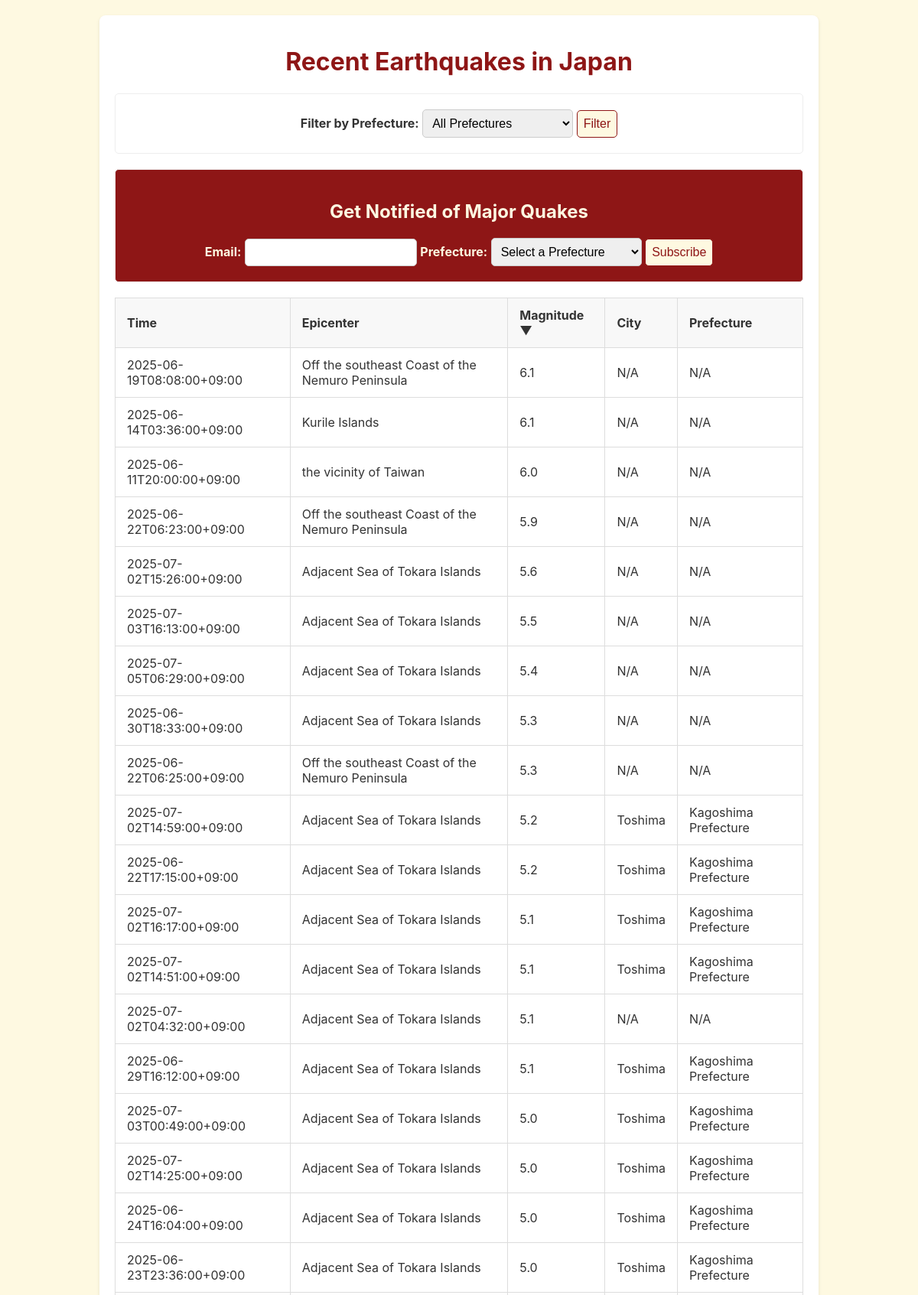
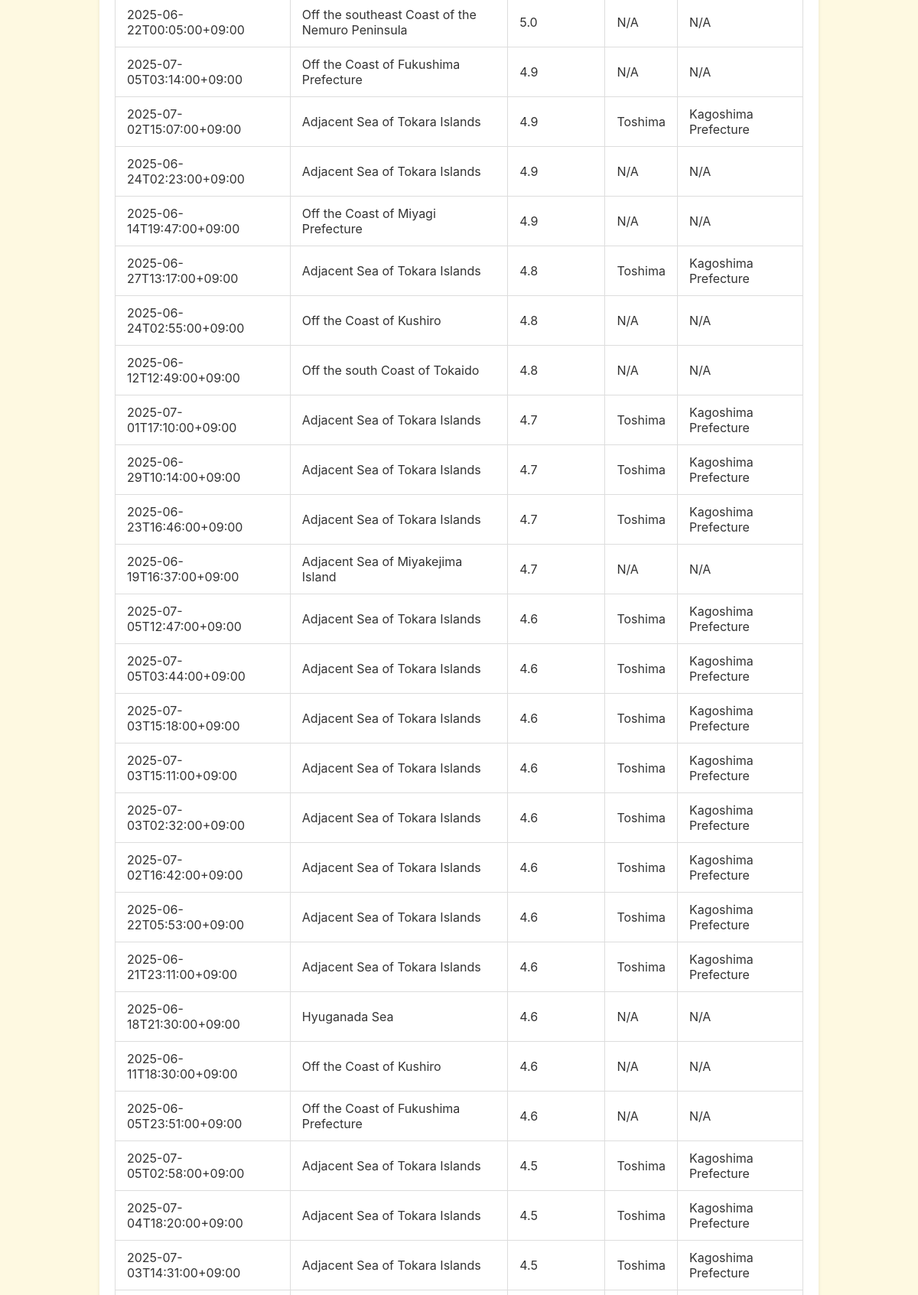
/?sort_by=magnitude&order=desc (upper part), run on the app's committed database (2 pictures, top to bottom).
### tables this page shows
CREATE TABLE earthquakes(
            event_id TEXT PRIMARY KEY,
            time TEXT,
            epicenter_name TEXT,
            magnitude REAL,
            latitude REAL,
            longitude REAL,
            city TEXT,
            prefecture TEXT
        );

### app.py (the view)
@app.route('/')
def index():
    selected_prefecture = request.args.get('prefecture')
    sort_by = request.args.get('sort_by', 'time') # Default sort is by time
    order = request.args.get('order', 'desc') # Default order is descending
    allowed_sort_columns = ['time', 'epicenter_name', 'magnitude', 'city', 'prefecture']
    if sort_by not in allowed_sort_columns:
        sort_by = 'time'
    if order not in ['asc', 'desc']:
        order = 'desc'
    conn = get_db_connection()
    prefectures = conn.execute("SELECT DISTINCT prefecture FROM earthquakes WHERE prefecture != 'N/A' ORDER BY prefecture").fetchall()
    query = 'SELECT * FROM earthquakes'
    params = []
    if selected_prefecture and selected_prefecture != 'all':
        query += ' WHERE prefecture = ?'
        params.append(selected_prefecture)
    query += f' ORDER BY {sort_by} {order.upper()}'
    query += ' LIMIT 50'
    earthquakes = conn.execute(query, params).fetchall()
    conn.close()
    return render_template('index.html',
                           earthquakes=earthquakes,
                           prefectures=prefectures,
                           selected_prefecture=selected_prefecture,
                           sort_by=sort_by,
                           order=order)

### app.py (called while the page is built)
def get_db_connection():
    conn = sqlite3.connect(DB_FILE)
    conn.row_factory = sqlite3.Row
    return conn

### templates/index.html (shortened to what this page needs)
<!DOCTYPE html>
<html lang="en">
<head>
    <link rel="stylesheet" href="{{ url_for('static', filename='style.css') }}">
</head>
<body>
    <div class="container">
        <h1>Recent Earthquakes in Japan</h1>
        <div class="form-section filter-form">
            <form method="get" action="/">
                <label for="prefecture-filter">Filter by Prefecture:</label>
                <select name="prefecture" id="prefecture-filter">
                    <option value="all">All Prefectures</option>
                </select>
                <button type="submit">Filter</button>
            </form>
        </div>
        <div class="form-section subscribe-section">
            <div>
                <h2>Get Notified of Major Quakes</h2>
                <form method="post" action="/subscribe">
                    <label for="email">Email:</label>
                    <input type="email" id="email" name="email" required>
                    <label for="prefecture-subscribe">Prefecture:</label>
                    <select name="prefecture" id="prefecture-subscribe" required>
                        <option value="" disabled selected>Select a Prefecture</option>
                    </select>
                    <button type="submit">Subscribe</button>
                </form>
            </div>
        </div>
        <table>
            <thead>
                <tr>
                    <th>
                        <a href="{{ url_for('index', sort_by='time', order='asc' if sort_by == 'time' and order == 'desc' else 'desc', prefecture=selected_prefecture) }}">
                            Time {% if sort_by == 'time' %}{{ '▼' if order == 'desc' else '▲' }}{% endif %}
                        </a>
                    </th>
                    <th>
                        <a href="{{ url_for('index', sort_by='epicenter_name', order='asc' if sort_by == 'epicenter_name' and order == 'desc' else 'desc', prefecture=selected_prefecture) }}">
                            Epicenter {% if sort_by == 'epicenter_name' %}{{ '▼' if order == 'desc' else '▲' }}{% endif %}
                        </a>
                    </th>
                    <th>
                        <a href="{{ url_for('index', sort_by='magnitude', order='asc' if sort_by == 'magnitude' and order == 'desc' else 'desc', prefecture=selected_prefecture) }}">
                            Magnitude {% if sort_by == 'magnitude' %}{{ '▼' if order == 'desc' else '▲' }}{% endif %}
                        </a>
                    </th>
                    <th>
                        <a href="{{ url_for('index', sort_by='city', order='asc' if sort_by == 'city' and order == 'desc' else 'desc', prefecture=selected_prefecture) }}">
                            City {% if sort_by == 'city' %}{{ '▼' if order == 'desc' else '▲' }}{% endif %}
                        </a>
                    </th>
                    <th>
                        <a href="{{ url_for('index', sort_by='prefecture', order='asc' if sort_by == 'prefecture' and order == 'desc' else 'desc', prefecture=selected_prefecture) }}">
                            Prefecture {% if sort_by == 'prefecture' %}{{ '▼' if order == 'desc' else '▲' }}{% endif %}
                        </a>
                    </th>
                </tr>
            </thead>
            <tbody>
                {% for quake in earthquakes %}
                <tr>
                    <td>{{ quake['time'] }}</td>
                    <td>{{ quake['epicenter_name'] }}</td>
                    <td>{{ quake['magnitude'] }}</td>
                    <td>{{ quake['city'] }}</td>
                    <td>{{ quake['prefecture'] }}</td>
                </tr>
                {% endfor %}
            </tbody>
        </table>
    </div>
</body>
</html>

### static/style.css (style rules this page uses)
body { font-family: -apple-system, BlinkMacSystemFont, "Segoe UI", Roboto, "Helvetica Neue", Arial, sans-serif; margin: 0; background-color: #FEF9E1; color: #333; }
.container { max-width: 900px; margin: 20px auto; padding: 20px; background-color: #fff; border-radius: 8px; box-shadow: 0 2px 4px rgba(0,0,0,0.1); }
h1, h2 { text-align: center; }
h1 { color: #8E1616; }
.form-section { display: flex; justify-content: center; align-items: center; margin-bottom: 20px; gap: 10px; padding: 20px; border: 1px solid #eee; border-radius: 5px; }
.subscribe-section { background-color: #8E1616; }
.subscribe-section h2 { color: #FEF9E1; }
.subscribe-section label { color: #FEF9E1; }
.subscribe-section button { background-color: #FEF9E1; color: #8E1616; border-color: #8E1616; }
label { font-weight: bold; }
select, input, button { font-size: 16px; padding: 8px; border-radius: 5px; border: 1px solid #ccc; }
.filter-form button { background-color: #FEF9E1; color: #8E1616; cursor: pointer; border-color: #8E1616; }
table { width: 100%; border-collapse: collapse; margin-top: 20px; border: 1px solid #ddd; }
th, td { padding: 12px 15px; text-align: left; border: 1px solid #ddd; }
th { background-color: #f8f8f8; font-weight: bold; }
th a { text-decoration: none; color: inherit; }

### data on the page
earthquakes: time "2025-06-19T08:08:00+09:00", epicenter_name "Off the southeast Coast of the Nemuro Peninsula", magnitude "6.1", city "N/A", prefecture "N/A"
earthquakes: time "2025-06-14T03:36:00+09:00", epicenter_name "Kurile Islands", magnitude "6.1", city "N/A", prefecture "N/A"
earthquakes: time "2025-06-11T20:00:00+09:00", epicenter_name "the vicinity of Taiwan", magnitude "6.0", city "N/A", prefecture "N/A"
earthquakes: time "2025-06-22T06:23:00+09:00", epicenter_name "Off the southeast Coast of the Nemuro Peninsula", magnitude "5.9", city "N/A", prefecture "N/A"
earthquakes: time "2025-07-02T15:26:00+09:00", epicenter_name "Adjacent Sea of Tokara Islands", magnitude "5.6", city "N/A", prefecture "N/A"
earthquakes: time "2025-07-03T16:13:00+09:00", epicenter_name "Adjacent Sea of Tokara Islands", magnitude "5.5", city "N/A", prefecture "N/A"
earthquakes: time "2025-07-05T06:29:00+09:00", epicenter_name "Adjacent Sea of Tokara Islands", magnitude "5.4", city "N/A", prefecture "N/A"
earthquakes: time "2025-06-30T18:33:00+09:00", epicenter_name "Adjacent Sea of Tokara Islands", magnitude "5.3", city "N/A", prefecture "N/A"
earthquakes: time "2025-06-22T06:25:00+09:00", epicenter_name "Off the southeast Coast of the Nemuro Peninsula", magnitude "5.3", city "N/A", prefecture "N/A"
earthquakes: time "2025-07-02T14:59:00+09:00", epicenter_name "Adjacent Sea of Tokara Islands", magnitude "5.2", city "Toshima", prefecture "Kagoshima Prefecture"
earthquakes: time "2025-06-22T17:15:00+09:00", epicenter_name "Adjacent Sea of Tokara Islands", magnitude "5.2", city "Toshima", prefecture "Kagoshima Prefecture"
earthquakes: time "2025-07-02T16:17:00+09:00", epicenter_name "Adjacent Sea of Tokara Islands", magnitude "5.1", city "Toshima", prefecture "Kagoshima Prefecture"
earthquakes: time "2025-07-02T14:51:00+09:00", epicenter_name "Adjacent Sea of Tokara Islands", magnitude "5.1", city "Toshima", prefecture "Kagoshima Prefecture"
earthquakes: time "2025-07-02T04:32:00+09:00", epicenter_name "Adjacent Sea of Tokara Islands", magnitude "5.1", city "N/A", prefecture "N/A"
earthquakes: time "2025-06-29T16:12:00+09:00", epicenter_name "Adjacent Sea of Tokara Islands", magnitude "5.1", city "Toshima", prefecture "Kagoshima Prefecture"
earthquakes: time "2025-07-03T00:49:00+09:00", epicenter_name "Adjacent Sea of Tokara Islands", magnitude "5.0", city "Toshima", prefecture "Kagoshima Prefecture"
earthquakes: time "2025-07-02T14:25:00+09:00", epicenter_name "Adjacent Sea of Tokara Islands", magnitude "5.0", city "Toshima", prefecture "Kagoshima Prefecture"
earthquakes: time "2025-06-24T16:04:00+09:00", epicenter_name "Adjacent Sea of Tokara Islands", magnitude "5.0", city "Toshima", prefecture "Kagoshima Prefecture"
earthquakes: time "2025-06-23T23:36:00+09:00", epicenter_name "Adjacent Sea of Tokara Islands", magnitude "5.0", city "Toshima", prefecture "Kagoshima Prefecture"
earthquakes: time "2025-06-22T00:05:00+09:00", epicenter_name "Off the southeast Coast of the Nemuro Peninsula", magnitude "5.0", city "N/A", prefecture "N/A"
earthquakes: time "2025-07-05T03:14:00+09:00", epicenter_name "Off the Coast of Fukushima Prefecture", magnitude "4.9", city "N/A", prefecture "N/A"
earthquakes: time "2025-07-02T15:07:00+09:00", epicenter_name "Adjacent Sea of Tokara Islands", magnitude "4.9", city "Toshima", prefecture "Kagoshima Prefecture"
earthquakes: time "2025-06-24T02:23:00+09:00", epicenter_name "Adjacent Sea of Tokara Islands", magnitude "4.9", city "N/A", prefecture "N/A"
earthquakes: time "2025-06-14T19:47:00+09:00", epicenter_name "Off the Coast of Miyagi Prefecture", magnitude "4.9", city "N/A", prefecture "N/A"
earthquakes: time "2025-06-27T13:17:00+09:00", epicenter_name "Adjacent Sea of Tokara Islands", magnitude "4.8", city "Toshima", prefecture "Kagoshima Prefecture"
earthquakes: time "2025-06-24T02:55:00+09:00", epicenter_name "Off the Coast of Kushiro", magnitude "4.8", city "N/A", prefecture "N/A"
earthquakes: time "2025-06-12T12:49:00+09:00", epicenter_name "Off the south Coast of Tokaido", magnitude "4.8", city "N/A", prefecture "N/A"
earthquakes: time "2025-07-01T17:10:00+09:00", epicenter_name "Adjacent Sea of Tokara Islands", magnitude "4.7", city "Toshima", prefecture "Kagoshima Prefecture"
earthquakes: time "2025-06-29T10:14:00+09:00", epicenter_name "Adjacent Sea of Tokara Islands", magnitude "4.7", city "Toshima", prefecture "Kagoshima Prefecture"
earthquakes: time "2025-06-23T16:46:00+09:00", epicenter_name "Adjacent Sea of Tokara Islands", magnitude "4.7", city "Toshima", prefecture "Kagoshima Prefecture"
earthquakes: time "2025-06-19T16:37:00+09:00", epicenter_name "Adjacent Sea of Miyakejima Island", magnitude "4.7", city "N/A", prefecture "N/A"
earthquakes: time "2025-07-05T12:47:00+09:00", epicenter_name "Adjacent Sea of Tokara Islands", magnitude "4.6", city "Toshima", prefecture "Kagoshima Prefecture"
earthquakes: time "2025-07-05T03:44:00+09:00", epicenter_name "Adjacent Sea of Tokara Islands", magnitude "4.6", city "Toshima", prefecture "Kagoshima Prefecture"
earthquakes: time "2025-07-03T15:18:00+09:00", epicenter_name "Adjacent Sea of Tokara Islands", magnitude "4.6", city "Toshima", prefecture "Kagoshima Prefecture"
earthquakes: time "2025-07-03T15:11:00+09:00", epicenter_name "Adjacent Sea of Tokara Islands", magnitude "4.6", city "Toshima", prefecture "Kagoshima Prefecture"
earthquakes: time "2025-07-03T02:32:00+09:00", epicenter_name "Adjacent Sea of Tokara Islands", magnitude "4.6", city "Toshima", prefecture "Kagoshima Prefecture"
earthquakes: time "2025-07-02T16:42:00+09:00", epicenter_name "Adjacent Sea of Tokara Islands", magnitude "4.6", city "Toshima", prefecture "Kagoshima Prefecture"
earthquakes: time "2025-06-22T05:53:00+09:00", epicenter_name "Adjacent Sea of Tokara Islands", magnitude "4.6", city "Toshima", prefecture "Kagoshima Prefecture"
earthquakes: time "2025-06-21T23:11:00+09:00", epicenter_name "Adjacent Sea of Tokara Islands", magnitude "4.6", city "Toshima", prefecture "Kagoshima Prefecture"
earthquakes: time "2025-06-18T21:30:00+09:00", epicenter_name "Hyuganada Sea", magnitude "4.6", city "N/A", prefecture "N/A"
earthquakes: time "2025-06-11T18:30:00+09:00", epicenter_name "Off the Coast of Kushiro", magnitude "4.6", city "N/A", prefecture "N/A"
earthquakes: time "2025-06-05T23:51:00+09:00", epicenter_name "Off the Coast of Fukushima Prefecture", magnitude "4.6", city "N/A", prefecture "N/A"
earthquakes: time "2025-07-05T02:58:00+09:00", epicenter_name "Adjacent Sea of Tokara Islands", magnitude "4.5", city "Toshima", prefecture "Kagoshima Prefecture"
earthquakes: time "2025-07-04T18:20:00+09:00", epicenter_name "Adjacent Sea of Tokara Islands", magnitude "4.5", city "Toshima", prefecture "Kagoshima Prefecture"
earthquakes: time "2025-07-03T14:31:00+09:00", epicenter_name "Adjacent Sea of Tokara Islands", magnitude "4.5", city "Toshima", prefecture "Kagoshima Prefecture"

### other printed values
{{ '▼' if order == 'desc' else '▲' }} "▼"
